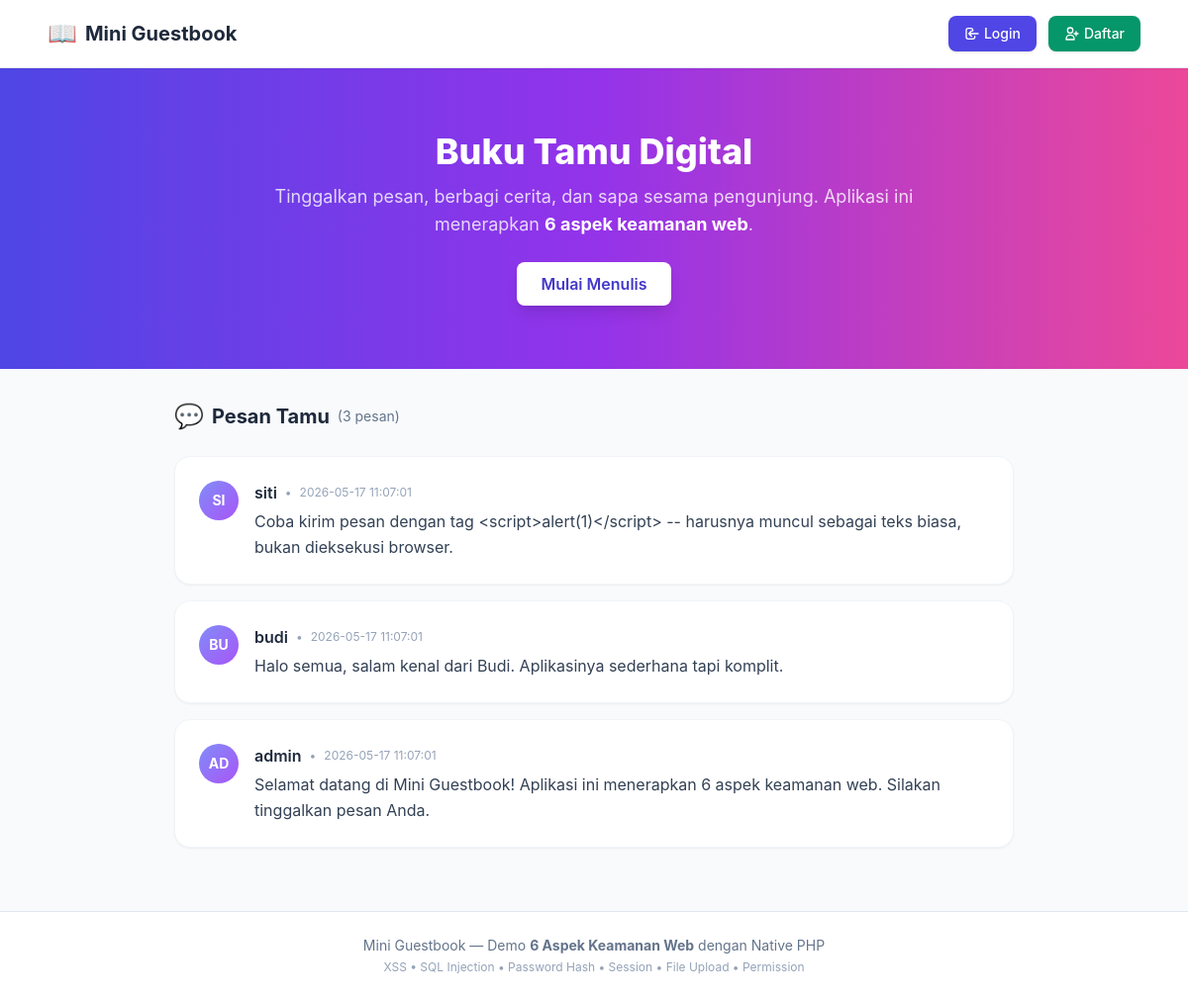
The page / on the database its author committed.
### tables this page shows
CREATE TABLE messages (
    id         INT AUTO_INCREMENT PRIMARY KEY,
    user_id    INT NOT NULL,
    message    TEXT NOT NULL,
    photo      VARCHAR(100) DEFAULT NULL,
    created_at DATETIME DEFAULT CURRENT_TIMESTAMP,
    FOREIGN KEY (user_id) REFERENCES users(id) ON DELETE CASCADE
);

CREATE TABLE users (
    id            INT AUTO_INCREMENT PRIMARY KEY,
    username      VARCHAR(20)  NOT NULL UNIQUE,
    password_hash VARCHAR(255) NOT NULL,
    created_at    DATETIME DEFAULT CURRENT_TIMESTAMP
);

### config.php (called while the page is built, shortened)
<?php
function e(string $s): string {
    return htmlspecialchars($s, ENT_QUOTES | ENT_SUBSTITUTE, 'UTF-8');
}
function is_login(): bool {
    return !empty($_SESSION['user_id']);
}

### index.php (the view, shortened to what this page needs)
<?php
require __DIR__ . '/config.php';
$messages = $pdo->query(
    'SELECT m.id, m.message, m.photo, m.created_at, u.username
     FROM messages m JOIN users u ON u.id = m.user_id
     ORDER BY m.id DESC LIMIT 50'
)->fetchAll();
?>
<!DOCTYPE html>
<html lang="id">
<head>
<script src="https://cdn.tailwindcss.com"></script>
<link rel="stylesheet" href="style.css">
</head>
<body class="bg-slate-50 min-h-screen">
<nav class="bg-white border-b border-slate-200 sticky top-0 z-50 shadow-sm">
    <div class="max-w-6xl mx-auto px-4 sm:px-6 py-4 flex justify-between items-center">
        <a href="index.php" class="flex items-center gap-2">
            <span class="text-2xl">📖</span>
            <span class="text-xl font-bold text-slate-800">Mini Guestbook</span>
        </a>
        <div class="flex items-center gap-3">
        <?php if (is_login()): ?>
            <span class="hidden sm:inline text-sm text-slate-600">
                Halo, <strong class="text-indigo-600"><?= e($_SESSION['username']) ?></strong>
            </span>
            <a href="post.php"
               class="inline-flex items-center gap-1 bg-indigo-600 hover:bg-indigo-700 text-white text-sm font-medium px-4 py-2 rounded-lg shadow transition-all hover:shadow-md">
                <svg class="w-4 h-4" fill="none" stroke="currentColor" viewBox="0 0 24 24">
                    <path stroke-linecap="round" stroke-linejoin="round" stroke-width="2" d="M12 4v16m8-8H4"/>
                </svg>
                Tulis Pesan
            </a>
            <a href="logout.php"
               class="inline-flex items-center gap-1 bg-slate-200 hover:bg-slate-300 text-slate-700 text-sm font-medium px-4 py-2 rounded-lg transition">
                <svg class="w-4 h-4" fill="none" stroke="currentColor" viewBox="0 0 24 24">
                    <path stroke-linecap="round" stroke-linejoin="round" stroke-width="2" d="M17 16l4-4m0 0l-4-4m4 4H7m6 4v1a3 3 0 01-3 3H6a3 3 0 01-3-3V7a3 3 0 013-3h4a3 3 0 013 3v1"/>
                </svg>
                Logout
            </a>
        <?php else: ?>
            <a href="login.php"
               class="inline-flex items-center gap-1 bg-indigo-600 hover:bg-indigo-700 text-white text-sm font-medium px-4 py-2 rounded-lg shadow transition-all hover:shadow-md">
                <svg class="w-4 h-4" fill="none" stroke="currentColor" viewBox="0 0 24 24">
                    <path stroke-linecap="round" stroke-linejoin="round" stroke-width="2" d="M11 16l-4-4m0 0l4-4m-4 4h14m-5 4v1a3 3 0 01-3 3H6a3 3 0 01-3-3V7a3 3 0 013-3h4a3 3 0 013 3v1"/>
                </svg>
                Login
            </a>
            <a href="register.php"
               class="inline-flex items-center gap-1 bg-emerald-600 hover:bg-emerald-700 text-white text-sm font-medium px-4 py-2 rounded-lg shadow transition-all hover:shadow-md">
                <svg class="w-4 h-4" fill="none" stroke="currentColor" viewBox="0 0 24 24">
                    <path stroke-linecap="round" stroke-linejoin="round" stroke-width="2" d="M18 9v3m0 0v3m0-3h3m-3 0h-3m-2-5a4 4 0 11-8 0 4 4 0 018 0zM3 20a6 6 0 0112 0v1H3v-1z"/>
                </svg>
                Daftar
            </a>
        <?php endif; ?>
        </div>
    </div>
</nav>
<header class="bg-gradient-to-r from-indigo-600 via-purple-600 to-pink-500 text-white py-12 sm:py-16">
    <div class="max-w-4xl mx-auto px-4 sm:px-6 text-center">
        <h1 class="text-3xl sm:text-4xl font-extrabold mb-3">Buku Tamu Digital</h1>
        <p class="text-lg text-white/80 max-w-2xl mx-auto">
            Tinggalkan pesan, berbagi cerita, dan sapa sesama pengunjung.
            Aplikasi ini menerapkan <strong class="text-white">6 aspek keamanan web</strong>.
        </p>
        <?php if (!is_login()): ?>
            <div class="mt-6 flex justify-center gap-3">
                <a href="register.php" class="bg-white text-indigo-700 font-semibold px-6 py-2.5 rounded-lg shadow-lg hover:shadow-xl transition-all hover:-translate-y-0.5">
                    Mulai Menulis
                </a>
            </div>
        <?php endif; ?>
    </div>
</header>
<main class="max-w-4xl mx-auto px-4 sm:px-6 py-8">
    <div class="flex items-center justify-between mb-6">
        <h2 class="text-xl font-bold text-slate-800 flex items-center gap-2">
            <span class="text-2xl">💬</span> Pesan Tamu
            <span class="text-sm font-normal text-slate-500">(<?= count($messages) ?> pesan)</span>
        </h2>
    </div>
    <?php if (empty($messages)): ?>
        <div class="bg-white rounded-2xl shadow-sm border border-slate-100 p-12 text-center">
            <div class="text-5xl mb-4">📝</div>
            <h3 class="text-lg font-semibold text-slate-700 mb-2">Belum Ada Pesan</h3>
            <p class="text-slate-500">Jadilah yang pertama menulis di buku tamu ini!</p>
        </div>
    <?php else: ?>
        <div class="space-y-4">
        <?php foreach ($messages as $m): ?>
            <article class="bg-white rounded-2xl shadow-sm border border-slate-100 p-6 hover:shadow-md transition-shadow">
                <div class="flex items-start gap-4">
                    <div class="flex-shrink-0 w-10 h-10 bg-gradient-to-br from-indigo-400 to-purple-500 rounded-full flex items-center justify-center text-white font-bold text-sm uppercase">
                        <?= e(substr($m['username'], 0, 2)) ?>
                    </div>
                    <div class="flex-1 min-w-0">
                        <div class="flex items-center gap-2 mb-1">
                            <span class="font-semibold text-slate-800"><?= e($m['username']) ?></span>
                            <span class="text-xs text-slate-400">&bull;</span>
                            <time class="text-xs text-slate-400"><?= e($m['created_at']) ?></time>
                        </div>
                        <p class="text-slate-700 whitespace-pre-wrap leading-relaxed"><?= e($m['message']) ?></p>
                    </div>
                </div>
            </article>
        <?php endforeach; ?>
        </div>
    <?php endif; ?>
</main>
<footer class="border-t border-slate-200 bg-white mt-8">
    <div class="max-w-4xl mx-auto px-4 sm:px-6 py-6 text-center text-sm text-slate-500">
        <p>Mini Guestbook &mdash; Demo <strong>6 Aspek Keamanan Web</strong> dengan Native PHP</p>
        <p class="mt-1 text-xs text-slate-400">XSS &bull; SQL Injection &bull; Password Hash &bull; Session &bull; File Upload &bull; Permission</p>
    </div>
</footer>
</body>
</html>

### style.css (style rules this page uses)
body { font-family: 'Inter', 'Segoe UI', Tahoma, sans-serif; }
article { transition: transform .2s ease, box-shadow .2s ease; }

### rows shown on the page
messages: user.username "SI", user.username "siti", created_at "2026-05-17 11:07:01", message "Coba kirim pesan dengan tag <script>alert(1)</script> -- harusnya muncul sebagai teks biasa, bukan dieksekusi browser."
messages: user.username "BU", user.username "budi", created_at "2026-05-17 11:07:01", message "Halo semua, salam kenal dari Budi. Aplikasinya sederhana tapi komplit."
messages: user.username "AD", user.username "admin", created_at "2026-05-17 11:07:01", message "Selamat datang di Mini Guestbook! Aplikasi ini menerapkan 6 aspek keamanan web. Silakan tinggalkan pesan Anda."

### other values the page prints
count($messages) "3"
